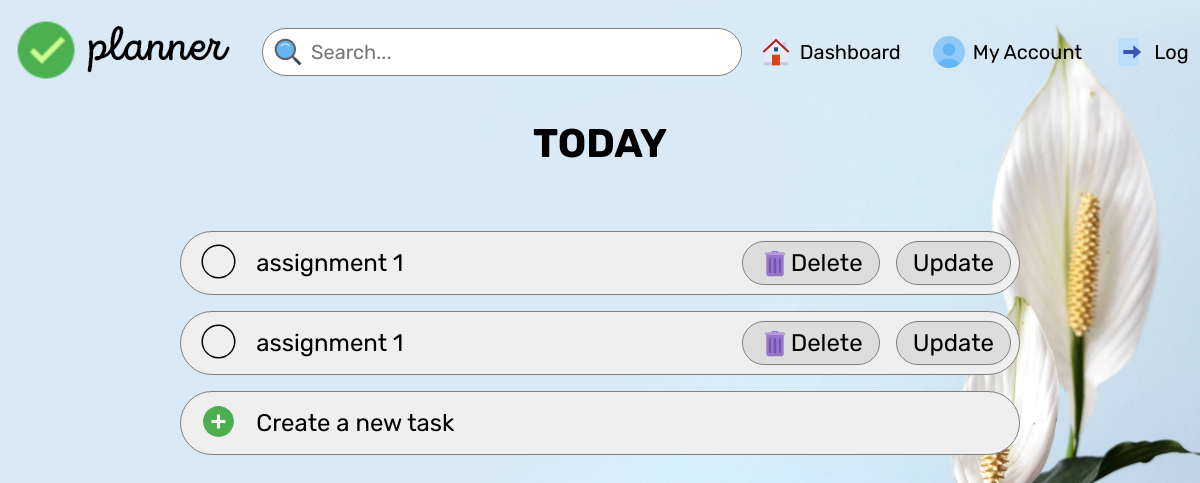
The app's page /tasks/today (signed in), older data.
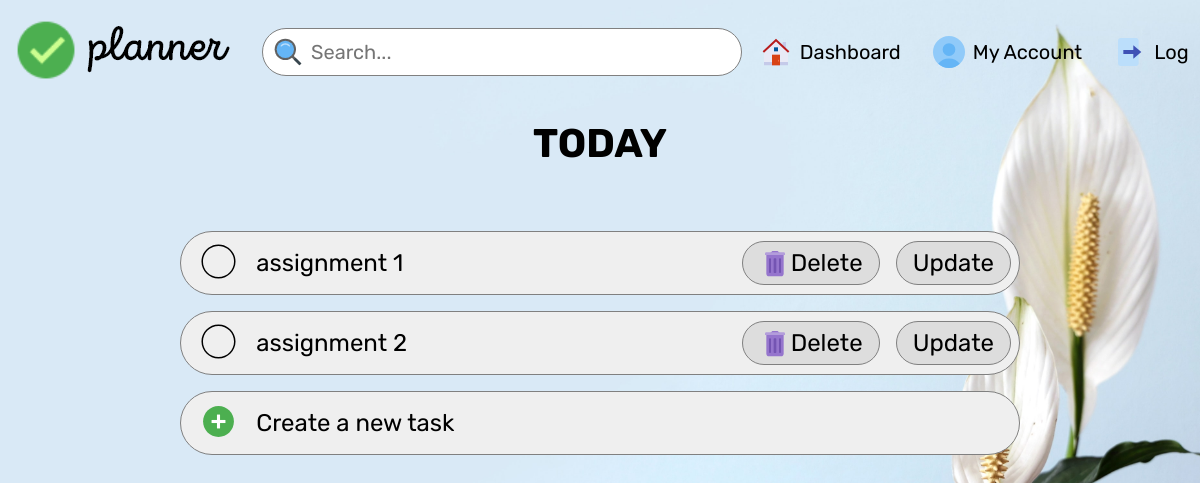
The same page, newer data.
### app/models.py (models this page shows)
class Tasks(db.Model):
    sno=db.Column(db.Integer, primary_key=True)
    title=db.Column(db.String(200), nullable=False)
    complete=db.Column(db.Boolean)
    project=db.Column(db.String(300))

### app/routes.py (the view)
@app.route('/tasks/<project>', methods=['GET','POST'])
@login_required
def tasks(project):
    if request.method=='POST':
        title=request.form['title']
        todo=Tasks(title=title,complete=False, project=project)
        db.session.add(todo)
        db.session.commit()
        return redirect(url_for('tasks',project=project))
    else:
        exists = db.session.query(Dashboard).filter(func.lower(Dashboard.title)==func.lower(project)).first() is not None
        if exists:
            incomplete=Tasks.query.filter_by(complete=False,project=project).all()
            complete=Tasks.query.filter_by(complete=True,project=project).all()
            return render_template('task.html', project=project, incomplete=incomplete, complete=complete)
        else:
            abort(404)

### app/__init__.py (called while the page is built)
@login_manager.user_loader
def load_user(user_id):
    return User.query.get(int(user_id))

### app/templates/task.html (shortened to what this page needs)
{% extends 'base.html' %} {% block stylesheet %}
<link rel="stylesheet" href="/static/css/task.css" />
{% endblock stylesheet %} {% block title %} My Tasks {% endblock title %}
{% block new_nav_link %}
{% block actionurl %}
  {{url_for('searchtask',project=project)}}
{% endblock actionurl %}
<div class="navbar-items navbar-account">
  <img
    src="{{url_for('static',filename='assets/icons/home_48px.svg')}}"
    alt=""
    draggable="false"
  />
  <a href="{{url_for('dashboard')}}">Dashboard</a>
</div>
{% endblock new_nav_link %}
{%block content %}
<h1 class="taskpage-header">{{project}}</h1>
{% if found_list %}
<button class="createnew tasklist">
  <span>
    <a href="/complete/{{project}}/{{todo.title}}"
      ><img
        class="add-icon task-icon"
        src="/static/assets/icons/round_50px.svg"
        alt="" /></a
    ><span class="btn-text">{{todo.title}}</span></span
  >
  <span class="btn-wrapper">
    <div class="btn">
      <img src="/static/assets/icons/trash_48px.svg" alt="" />
      <a href="/delete/{{project}}/{{todo.sno}}">Delete</a>
    </div>
    <div class="btn">
      <img src="/static/assets/icons/edit_48px.svg" alt="" />
      <a href='/update/{{project}}/{{todo.sno}}'>Update</a>
    </div>
    <!-- <div class="btn">
      <img src="/static/assets/icons/schedule_48px.svg" alt="" />
      <a>Schedule</a>
    </div> -->
  </span>
</button>
{% else %}
{% for todo in incomplete %}
<button class="createnew tasklist">
  <span>
    <a href="/complete/{{project}}/{{todo.sno}}"
      ><img
        class="add-icon task-icon"
        src="/static/assets/icons/round_50px.svg"
        alt="" /></a
    ><span class="btn-text">{{todo.title}}</span></span
  >
  <span class="btn-wrapper">
    <div class="btn">
      <img src="/static/assets/icons/trash_48px.svg" alt="" />
      <a href="/delete/{{project}}/{{todo.sno}}">Delete</a>
    </div>
    <div class="btn">
      <a href='/update/{{project}}/{{todo.sno}}'>Update</a>
    </div>
  </span>
</button>
{% endfor %}
{% endif %}
<button
  class="createnew new-create-style"
  onclick="document.getElementById('id01').style.display='block'"
>
  <span>
    <img
      class="add-icon"
      src="/static/assets/icons/add_48px.svg"
      alt="" /></span
  >Create a new task
</button>
{% endblock content %}

### app/templates/base.html (shortened to what this page needs)
<!DOCTYPE html>
<html lang="en">
  <head>
    {% block header %} {% endblock header %} {% block stylesheet %} {% endblock
    stylesheet %}
    <link rel="stylesheet" href="/static/css/navbar.css" />
  </head>
  <body>
    <div class="navbar-header">
      <div class="navbar-logo">
        <a href="{{url_for('index')}}" style="text-decoration: none;">
          <img
            src="{{url_for('static',filename='/assets/icons/logo.png')}}"
            alt=""
            draggable="false"
        /></a>
      </div>
      <form action="{% block actionurl %}{% endblock actionurl %}" method="POST">
      <div class="nav-menu-container">
        <div class="nav-hide nav-searchbar">
          <img
            onclick="javascript.form.submit();"
            src="{{url_for('static',filename='/assets/icons/search_48px.svg')}}"
            alt=""
            draggable="false"
          />
          <input type="text" name="Search" id="" placeholder="Search..." />
        </div>
        </form>
        <div class="nav-hide navbar-links">
          {% block new_nav_link %} {% endblock new_nav_link %} {% if
          current_user.is_authenticated %}
          <div class="navbar-items navbar-account">
            <img
              src="{{url_for('static',filename='assets/icons/test_account_48px.svg')}}"
              alt=""
              draggable="false"
            />
            <a href="{{url_for('profile')}}">My Account</a>
          </div>
          {% endif %}  {% if current_user.is_authenticated %}
          <div class="navbar-items navbar-logout">
            <img
              src="{{url_for('static',filename='/assets/icons/exit_48px.svg')}}"
              alt=""
              draggable="false"
            />
            <a href="{{url_for('login')}}">Logout</a>
          </div>
          {% endif %}
        </div>
      </div>
    {% block content %} {% endblock content %}
  </body>
</html>

### app/static/css/task.css (style rules this page uses)
body { background-image: url('/static/assets/images/bg\ \(2\).jpg'); height: 100vh; background-size: cover; background-repeat: no-repeat; }
.createnew { display: flex; width: 70%; margin: 1rem auto; height: 4rem; border-radius: 100px; border: 1px solid grey; outline: none; justify-content: flex-start; align-items: center; font-size: 1.5rem; cursor: pointer; }
.add-icon { height: 2.5rem; padding-left: 0.6rem; padding: 0 1.2rem; padding-top: 0.2rem; cursor: pointer; }
.taskpage-header { text-align: center; font-size: 2.5rem; padding: 1rem 0; padding-bottom: 3rem; text-transform: uppercase; }
.btn-wrapper { position: relative; float: right; display: flex; align-items: center; justify-self: flex-end; }
.btn-wrapper>div>img { height: 2rem; right: 25rem; }
.btn { background-color: #ddd; border-radius: 100px; border: 1px solid grey; display: flex; align-items: center; padding: 0.3rem 1rem; margin: 0 0.5rem; justify-content: flex-end; cursor: pointer; }
.tasklist { display: flex; cursor: inherit; justify-content: space-between; }
.btn-text { vertical-align: super; }
.btn-wrapper a { text-decoration: none; color: black; }

### app/static/css/navbar.css (style rules this page uses)
* { margin: 0; padding: 0; box-sizing: border-box; font-family: 'Rubik', sans-serif; }
.navbar-header { height: 10vh; display: flex; width: 98%; background: rgba(0, 0, 0, 0); justify-content: space-between; align-items: center; margin: 1%; overflow: hidden; }
.navbar-logo { align-self: center; margin-right: 2rem; }
.nav-searchbar { display: flex; align-items: center; }
.nav-searchbar input { font-size: 1.25rem; width: 40vw; height: 3rem; border: 1px solid grey; border-radius: 100px; box-shadow: none; outline: none; padding: 1rem; padding-left: 3rem; margin-right: 1rem; }
.nav-searchbar img { position: absolute; height: 2rem; padding-left: 0.6rem; }
.navbar-links { display: flex; align-items: center; padding-right: 2.5vw; }
.nav-menu-container { display: flex; justify-content: space-between; width: 85vw; }
.navbar-items { padding-right: 2rem; display: flex; }
.navbar-items > a { text-decoration: none; color: black; align-self: center; font-size: 1.25rem; }
.navbar-items img { height: 2rem; padding-right: 0.5rem; align-content: center; align-self: center; }

Row changes from the older to the newer data that the page shows:
removed Tasks: title "assignment 1"
added Tasks: title "assignment 2"
